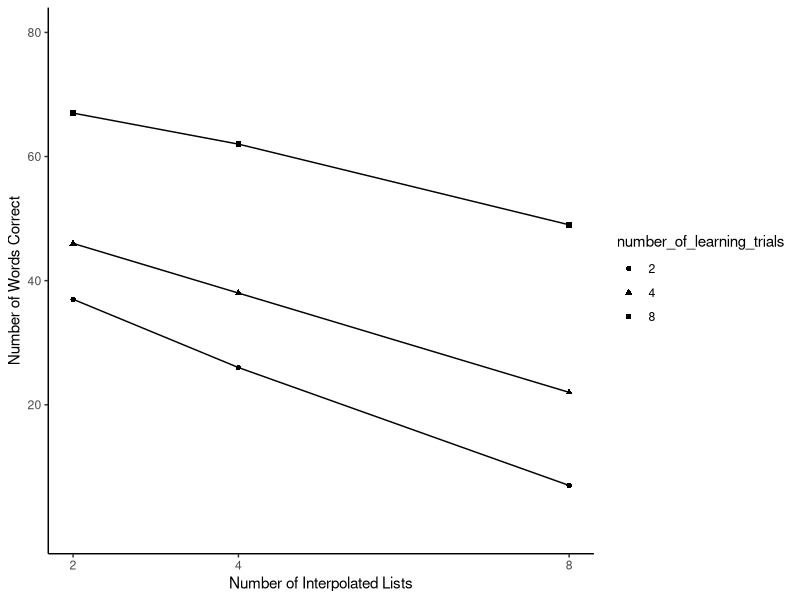
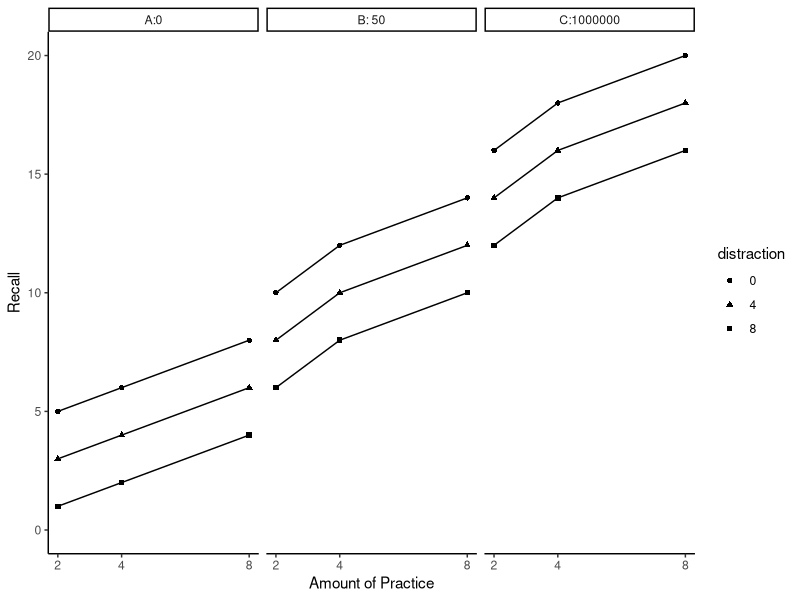

The R source for these figures, in order:
## ---- chunk 1
knitr::opts_chunk$set(echo = TRUE)
## ---- chunk 2
library(dplyr)
library(tidyr)
library(ggplot2)
## ---- chunk 3
slamecka_design <- tibble(number_of_learning_trials = rep(c(2,4,8), each=6),
                          number_of_IL = rep(rep(c(2,4,8), 2), 3),
                          subjects = 1:18,
                          recall = c(35,21,6,
                                     39,31,8,
                                     40,34,18,
                                     52,42,26,
                                     61,58,46,
                                     73,66,52
                          )
)

slamecka_design$number_of_learning_trials <- as.factor(slamecka_design$number_of_learning_trials)

ggplot(slamecka_design,aes(x=number_of_IL,
                           group = number_of_learning_trials,
                           y=recall,
                           shape = number_of_learning_trials))+
         geom_line(stat = "summary", fun = "mean")+
         geom_point(stat = "summary", fun = "mean",)+
         theme_classic()+
         labs(x = "Number of Interpolated Lists", y = "Number of Words Correct")+
         scale_y_continuous(breaks = c(20, 40, 60 ,80), limits = c(0,80))+
         scale_x_continuous(breaks= c(2,4,8))


## ---- chunk 4
slamecka_3x3 <- tibble(money_reward = rep(c("A:0","B: 50", "C:1000000"), each = 9),
                       amount_of_practice = rep(rep(c(2,4,8), each = 3),3),
                       distraction = as.factor(rep(c(0,4,8), 9)),
                       recall = c(5,3,1,
                                   6,4,2,
                                   8,6,4,
                                   10,8,6,
                                   12,10,8,
                                   14,12,10,
                                   16,14,12,
                                   18,16,14,
                                   20,18,16
                       )
                       
)
ggplot(slamecka_3x3,aes(x=amount_of_practice,
                        group = distraction,
                        y=recall,
                        shape = distraction))+
  geom_line()+
  geom_point()+
  theme_classic()+
  labs(x = "Amount of Practice", y = "Recall")+
  scale_y_continuous(breaks = c(0,5,10,15,20), limits = c(0,20))+
  scale_x_continuous(breaks= c(2,4,8))+
  facet_wrap(~money_reward)

